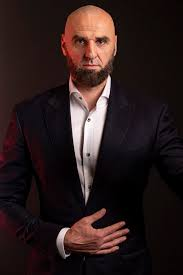
#> input picture wynalazca_koszykowki.jpg, 183 x 275 px
$ python 8.py
#> lines starting #> are read from the running program, lines starting #| are printed output that depends on the picture
import os
os.environ["QT_QPA_PLATFORM"] = "xcb"
import cv2

image = cv2.imread('wynalazca_koszykowki.jpg')
#> image is the input picture: shape (275, 183, 3); mean B, G, R 28.4, 28.9, 43.7
height, width = image.shape[:2]
#> height = 275; width = 183

for i in range(0,width-50,10):
    klatka = image[:, i:i+50]
    cv2.imshow('klatka', klatka)
    cv2.waitKey(0)
#> this loop made 14 passes
#> pass 1, `klatka = image[:, i:i+50]`:
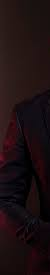
#> klatka: shape (275, 50, 3); mean B, G, R 16.8, 15.1, 28.1
#> pass 2, `klatka = image[:, i:i+50]`:
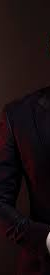
#> klatka: shape (275, 50, 3); mean B, G, R 15.1, 13.2, 24.1
#> pass 3, `klatka = image[:, i:i+50]`:
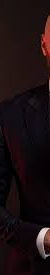
#> klatka: shape (275, 50, 3); mean B, G, R 16.1, 14.6, 26.2
cv2.destroyAllWindows()

$ run again, with cristiano.jpg copied over wynalazca_koszykowki.jpg
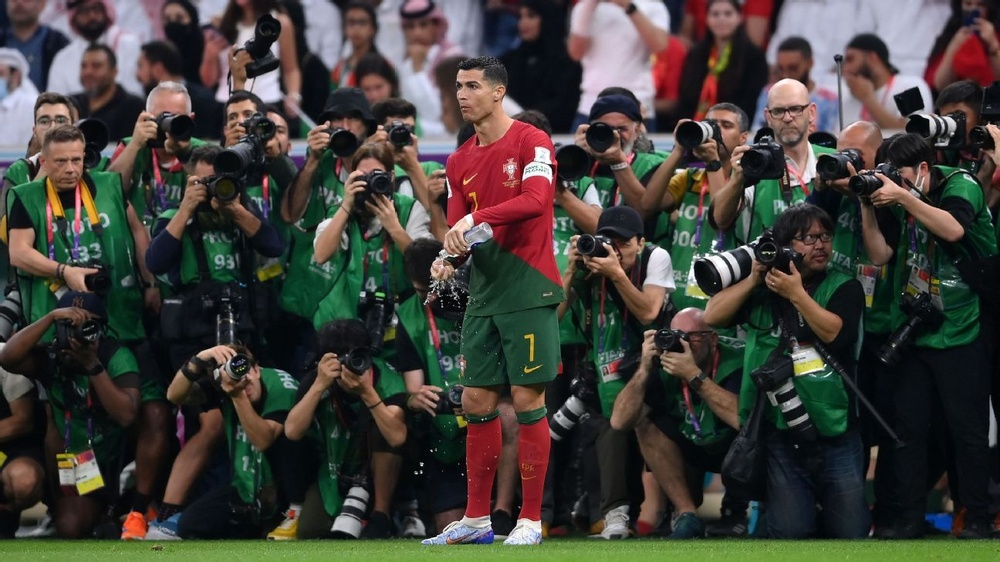
#> input picture cristiano.jpg, 1000 x 562 px, shrunk from 1296 x 729 before the run
#> image is the input picture: shape (562, 1000, 3); mean B, G, R 58.4, 64, 66.7
#> the loop `for i in range(0,width-50,10):` made 95 passes
#> pass 1, `klatka = image[:, i:i+50]`:
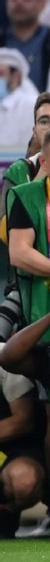
#> klatka: shape (562, 50, 3); mean B, G, R 69.3, 75, 73.4
#> pass 3, `klatka = image[:, i:i+50]`:
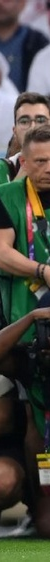
#> klatka: shape (562, 50, 3); mean B, G, R 64.6, 72.6, 72.6
